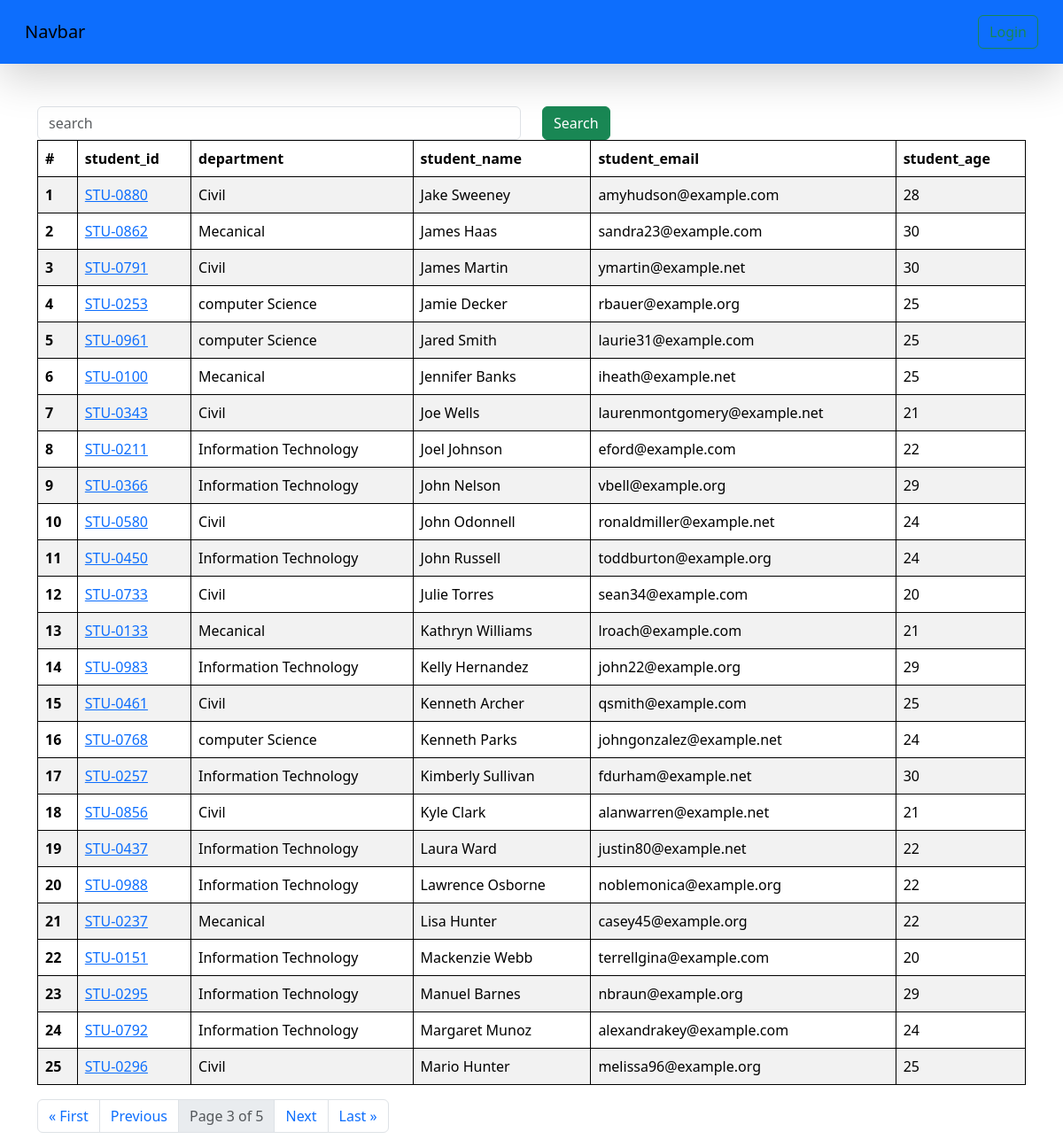
Screenshot of /students/?page=3 with the database file from the repository.
### vege/models.py (models this page shows, shortened)
class Student(models.Model):
    department = models.ForeignKey(Department, related_name="depart", on_delete=models.CASCADE)
    '''
        A One-to-One relationship ensures that each student has a unique student_id entry.
        on_delete=models.CASCADE → If a StudentID is deleted, the student record is also deleted.

    '''
    student_id     = models.OneToOneField(StudentID, related_name="studentid", on_delete=models.CASCADE)
    student_name    = models.CharField(max_length=100)
    student_email   = models.EmailField(unique=True)
    student_age     = models.IntegerField(default=18)
    student_address = models.TextField()
    class Meta:
        ordering = ['student_name']
        verbose_name = 'student'

class StudentID(models.Model):
    student_id = models.CharField(max_length=100)
    def __str__(self) -> str:
        return self.student_id

class Department(models.Model):
    department = models.CharField(max_length=100)
    '''
    Meta Class (ordering = ['department']) → Specifies that when querying the Department model,
      results should be sorted alphabetically by the department field.
    '''
    class Meta:
        ordering = ['department']

### vege/views.py (the view, shortened to what this page needs)
# urls.py: path('students/', get_students, name='get_students'),
def get_students(request):
    queryset = Student.objects.all()
    ranks = Student.objects.annotate(marks=Sum('studentmarks__marks')).order_by('-marks','-student_age')
    paginator = Paginator(queryset, 25)  # Show 25 results per page.
    page_number = request.GET.get("page", 1)
    page_obj = paginator.get_page(page_number)
    return render(request, 'report/students.html', {'queryset': page_obj})

### vege/templates/report/students.html
{%extends "base.html"%}
{% block start %}
 <div class="container mt-5">
    <form class="mb4">
        <div class="row">
            <div class="col-md-6">
                <input class="form-control" name="search" placeholder="search">
            </div>
            <div class="col-md-6">
                <button class="btn btn-success">Search</button>
            </div>
        </div>
    </form>
        <table class="table table-striped">
            <thead>
              <tr>
                <th scope="col">#</th>
                <th scope="col">student_id</th>
                <th scope="col">department</th>
                <th scope="col">student_name</th>
                <th scope="col">student_email</th>
                <th scope="col">student_age</th>
              </tr>
            </thead>
            <tbody>
                {% for student in queryset %}
              <tr>
                <th scope="row">{{forloop.counter}}</th>
                <td>
                <a href="/result/{{student.student_id}}/">{{student.student_id}}</a>
                </td>
                <td>{{student.department.department}}</td>
                <td>{{student.student_name}}</td>
                <td>{{student.student_email}}</td>
                <td>{{student.student_age}}</td>
              </tr>
              {% endfor %}
            </tbody>
        </table>
        <nav aria-label="Page navigation example">
            <ul class="pagination">
                {% if queryset.has_previous %}
                    <li class="page-item">
                        <a class="page-link" href="?page=1">&laquo; First</a>
                    </li>
                    <li class="page-item">
                        <a class="page-link" href="?page={{ queryset.previous_page_number }}">Previous</a>
                    </li>
                {% endif %}
                <li class="page-item disabled">
                    <a class="page-link">Page {{ queryset.number }} of {{ queryset.paginator.num_pages }}</a>
                </li>
                {% if queryset.has_next %}
                    <li class="page-item">
                        <a class="page-link" href="?page={{ queryset.next_page_number }}">Next</a>
                    </li>
                    <li class="page-item">
                        <a class="page-link" href="?page={{ queryset.paginator.num_pages }}">Last &raquo;</a>
                    </li>
                {% endif %}
            </ul>
        </nav>
    </div>
{% endblock %}

### home/templates/base.html (style rules this page uses)
table, th, td { border: 1px solid black; }

### rows the page displays
Student: student_id "STU-0880", department.department "Civil", student_name "Jake Sweeney", student_email "amyhudson@example.com", student_age "28"
Student: student_id "STU-0862", department.department "Mecanical", student_name "James Haas", student_email "sandra23@example.com", student_age "30"
Student: student_id "STU-0791", department.department "Civil", student_name "James Martin", student_email "ymartin@example.net", student_age "30"
Student: student_id "STU-0253", department.department "computer Science", student_name "Jamie Decker", student_email "rbauer@example.org", student_age "25"
Student: student_id "STU-0961", department.department "computer Science", student_name "Jared Smith", student_email "laurie31@example.com", student_age "25"
Student: student_id "STU-0100", department.department "Mecanical", student_name "Jennifer Banks", student_email "iheath@example.net", student_age "25"
Student: student_id "STU-0343", department.department "Civil", student_name "Joe Wells", student_email "laurenmontgomery@example.net", student_age "21"
Student: student_id "STU-0211", department.department "Information Technology", student_name "Joel Johnson", student_email "eford@example.com", student_age "22"
Student: student_id "STU-0366", department.department "Information Technology", student_name "John Nelson", student_email "vbell@example.org", student_age "29"
Student: student_id "STU-0580", department.department "Civil", student_name "John Odonnell", student_email "ronaldmiller@example.net", student_age "24"
Student: student_id "STU-0450", department.department "Information Technology", student_name "John Russell", student_email "toddburton@example.org", student_age "24"
Student: student_id "STU-0733", department.department "Civil", student_name "Julie Torres", student_email "sean34@example.com", student_age "20"
Student: student_id "STU-0133", department.department "Mecanical", student_name "Kathryn Williams", student_email "lroach@example.com", student_age "21"
Student: student_id "STU-0983", department.department "Information Technology", student_name "Kelly Hernandez", student_email "john22@example.org", student_age "29"
Student: student_id "STU-0461", department.department "Civil", student_name "Kenneth Archer", student_email "qsmith@example.com", student_age "25"
Student: student_id "STU-0768", department.department "computer Science", student_name "Kenneth Parks", student_email "johngonzalez@example.net", student_age "24"
Student: student_id "STU-0257", department.department "Information Technology", student_name "Kimberly Sullivan", student_email "fdurham@example.net", student_age "30"
Student: student_id "STU-0856", department.department "Civil", student_name "Kyle Clark", student_email "alanwarren@example.net", student_age "21"
Student: student_id "STU-0437", department.department "Information Technology", student_name "Laura Ward", student_email "justin80@example.net", student_age "22"
Student: student_id "STU-0988", department.department "Information Technology", student_name "Lawrence Osborne", student_email "noblemonica@example.org", student_age "22"
Student: student_id "STU-0237", department.department "Mecanical", student_name "Lisa Hunter", student_email "casey45@example.org", student_age "22"
Student: student_id "STU-0151", department.department "Information Technology", student_name "Mackenzie Webb", student_email "terrellgina@example.com", student_age "20"
Student: student_id "STU-0295", department.department "Information Technology", student_name "Manuel Barnes", student_email "nbraun@example.org", student_age "29"
Student: student_id "STU-0792", department.department "Information Technology", student_name "Margaret Munoz", student_email "alexandrakey@example.com", student_age "24"
Student: student_id "STU-0296", department.department "Civil", student_name "Mario Hunter", student_email "melissa96@example.org", student_age "25"

### other values shown
{{ queryset.number }} "3"
{{ queryset.paginator.num_pages }} "5"
